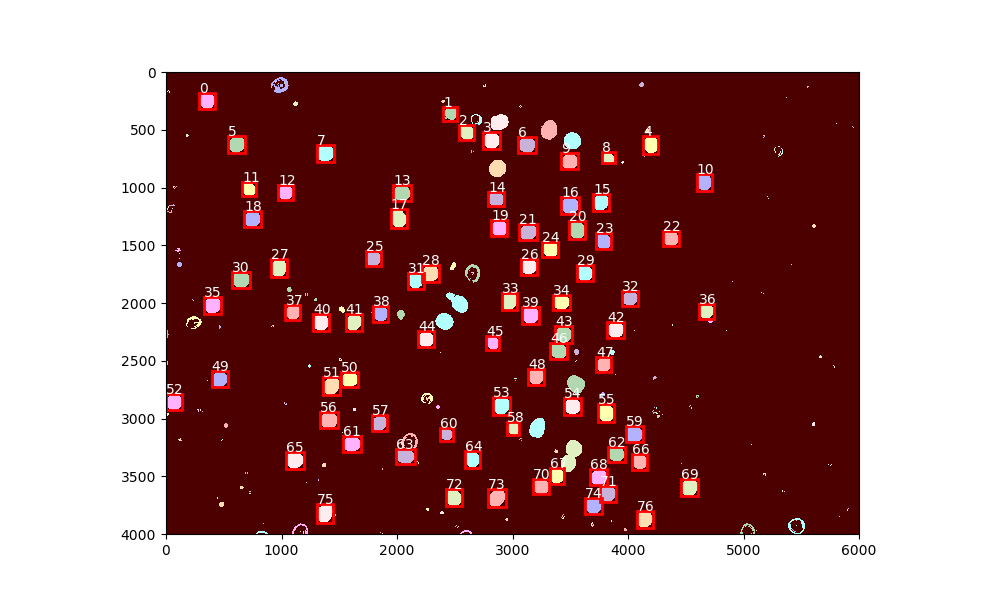
#> input picture images/DSC_0102.png, 1000 x 600 px, given in place of DSC_0102.jpg, which was not available
$ python test.py
#> lines starting #> are read from the running program, lines starting #| are printed output that depends on the picture; pictures that were not available may be replaced by others from this repository, and a replacement may not be noted
# test.py
# Arnav Ghosh
# 1st June 2017

import numpy
from PIL import Image
from matplotlib import pylab
from skimage.exposure import histogram
from skimage.transform import hough_circle, hough_circle_peaks
from skimage.draw import circle_perimeter
from skimage.filters.thresholding import threshold_otsu, threshold_isodata, threshold_li
from scipy.ndimage import filters

im = Image.open("N_sperm/DSC_0102.jpg").convert('L')
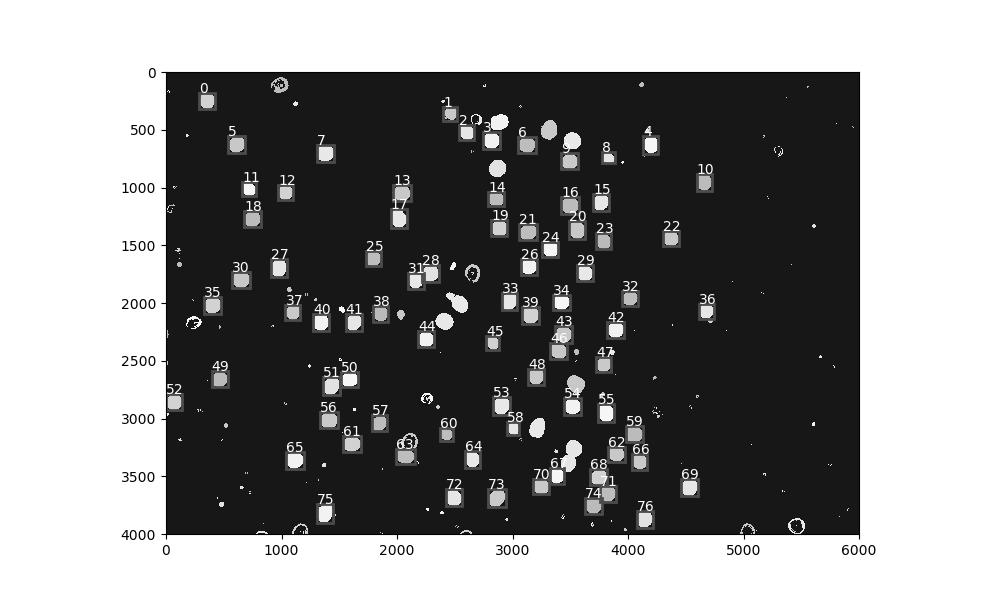
#> im: PIL image 1000x600 L; min 0, max 255, mean 137.8
im = numpy.array(im)

#remove noise
imGaus3 = filters.gaussian_filter(im, 3)
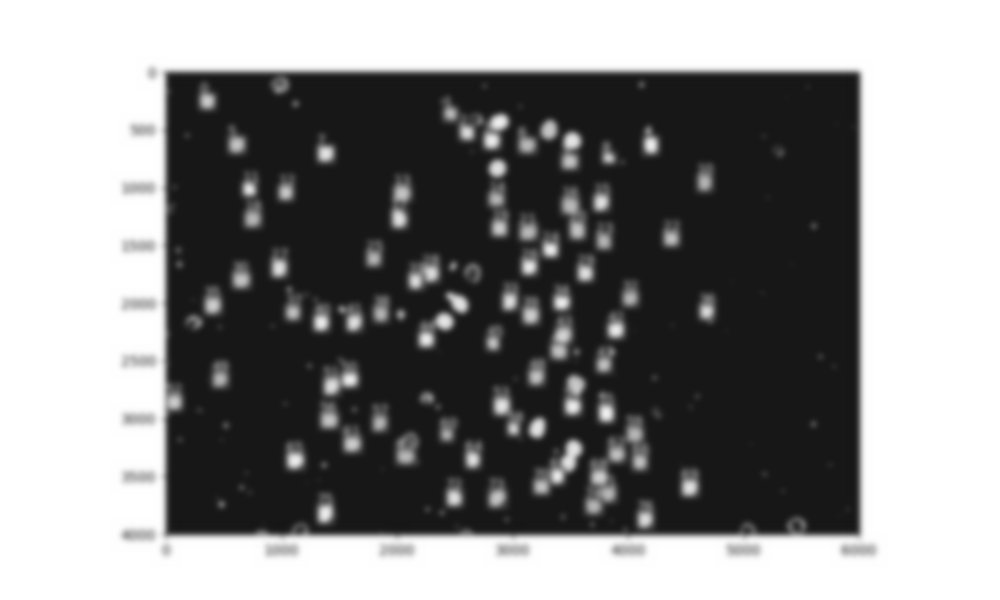
#> imGaus3: shape (600, 1000); min 21, max 255, mean 137.6

#edge detection
imx = numpy.zeros(im.shape)
filters.sobel(imGaus3,1,imx)
imy = numpy.zeros(im.shape)
filters.sobel(imGaus3,0,imy)
edgeDetected = numpy.sqrt(imx**2+imy**2)

#thresholding
binaryImage = 1.0 * (edgeDetected > threshold_isodata(edgeDetected))
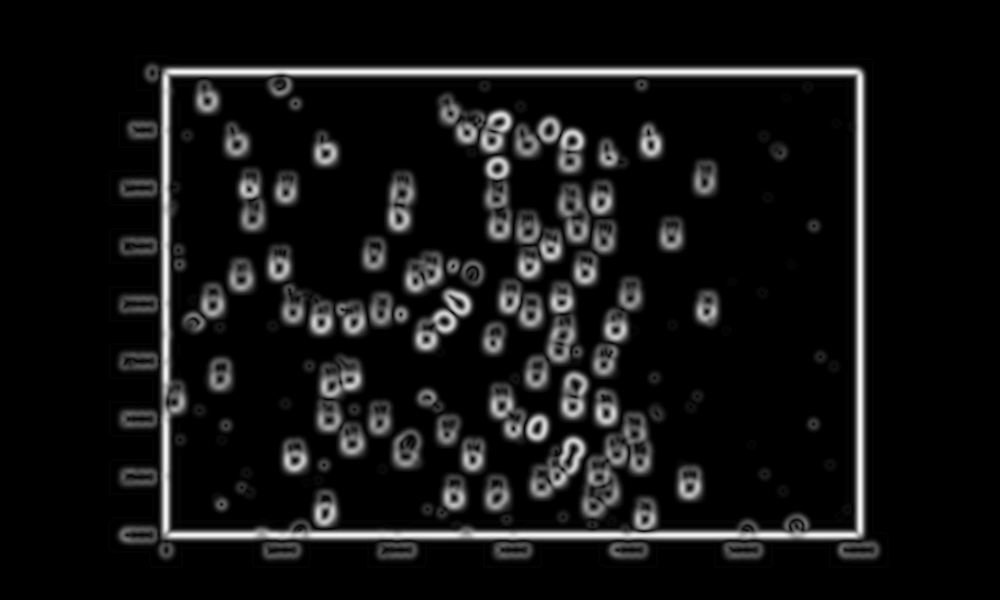
#> edgeDetected: shape (600, 1000) float64; min 0, max 244, mean 19.7

# Detect two radii
hough_radii = numpy.arange(80, 150)
#> (the run stopped early here; a loop or call above may not have finished)

$ run again, with images/DSC_0213.png copied over images/DSC_0102.png
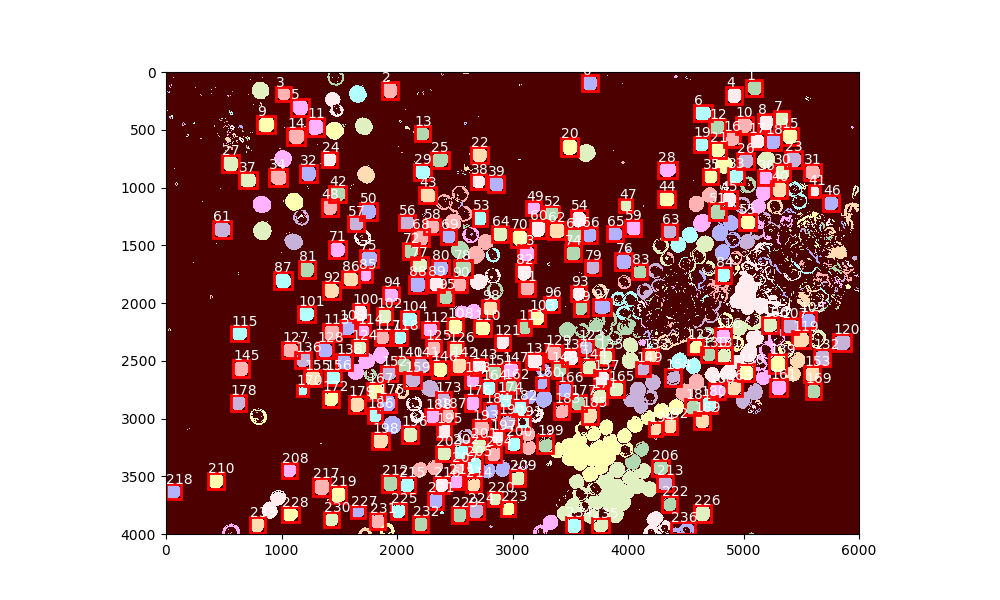
#> input picture images/DSC_0213.png, 1000 x 600 px, given in place of DSC_0102.jpg, which was not available
#> `imGaus3 = filters.gaussian_filter(im, 3)`:
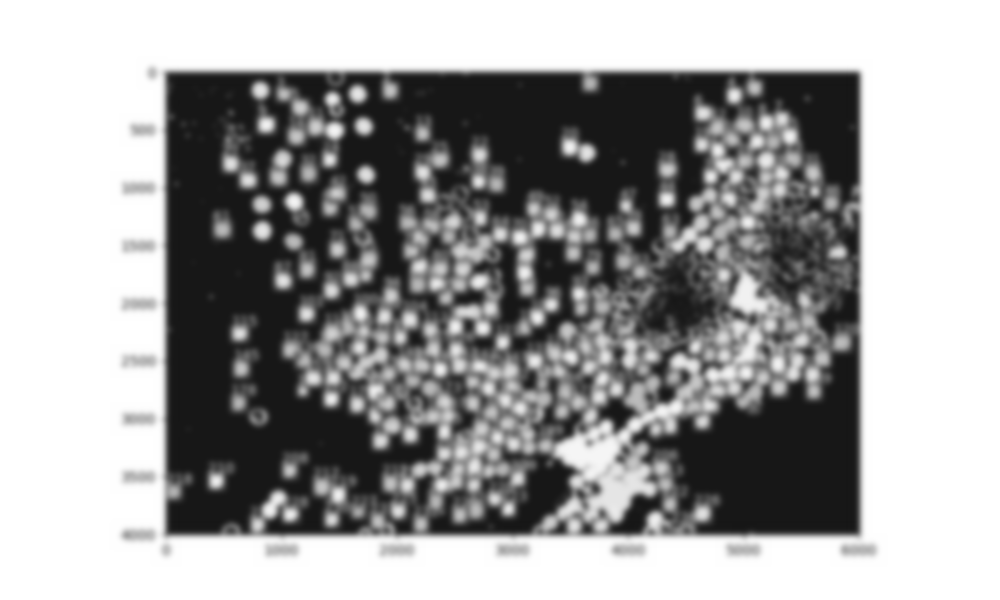
#> imGaus3: shape (600, 1000); min 21, max 255, mean 159.7
#> `binaryImage = 1.0 * (edgeDetected > threshold_isodata(edgeDetected))`:
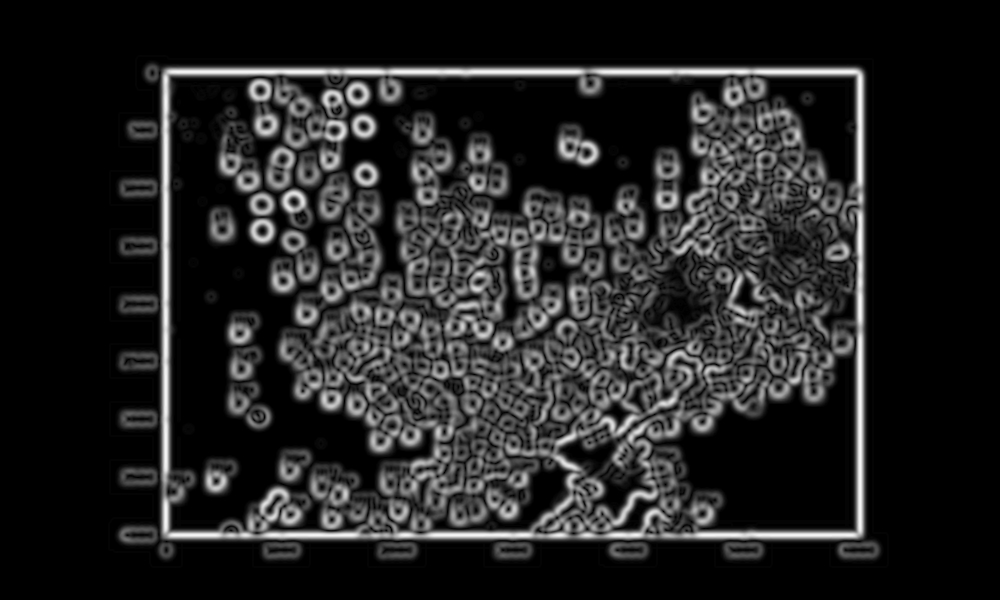
#> edgeDetected: shape (600, 1000) float64; min 0, max 244, mean 35.3

$ run again, with images/DSC_0464.png copied over images/DSC_0102.png
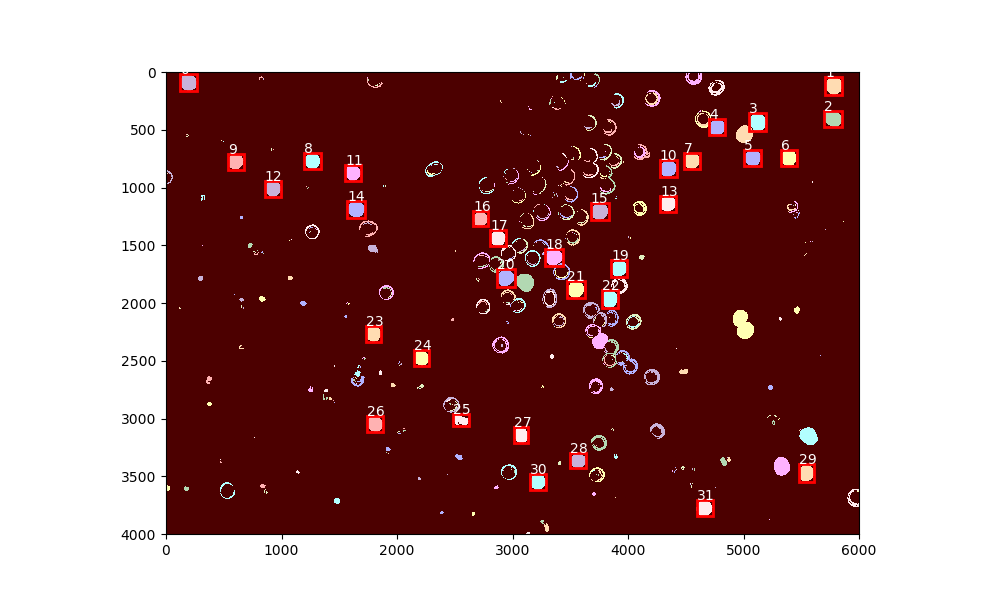
#> input picture images/DSC_0464.png, 1000 x 600 px, given in place of DSC_0102.jpg, which was not available
#> `imGaus3 = filters.gaussian_filter(im, 3)`:
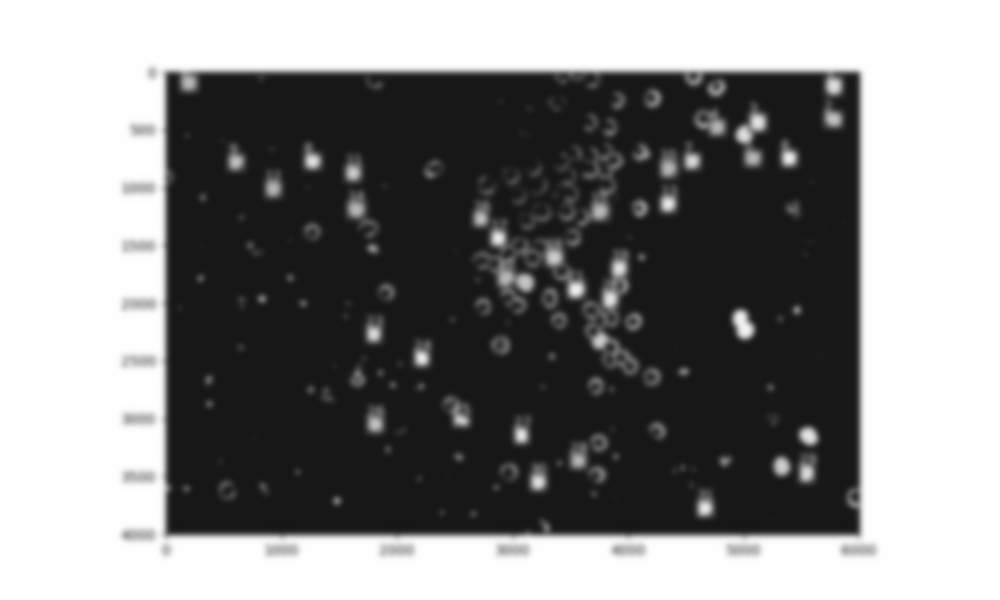
#> imGaus3: shape (600, 1000); min 21, max 255, mean 134.8
#> `binaryImage = 1.0 * (edgeDetected > threshold_isodata(edgeDetected))`:
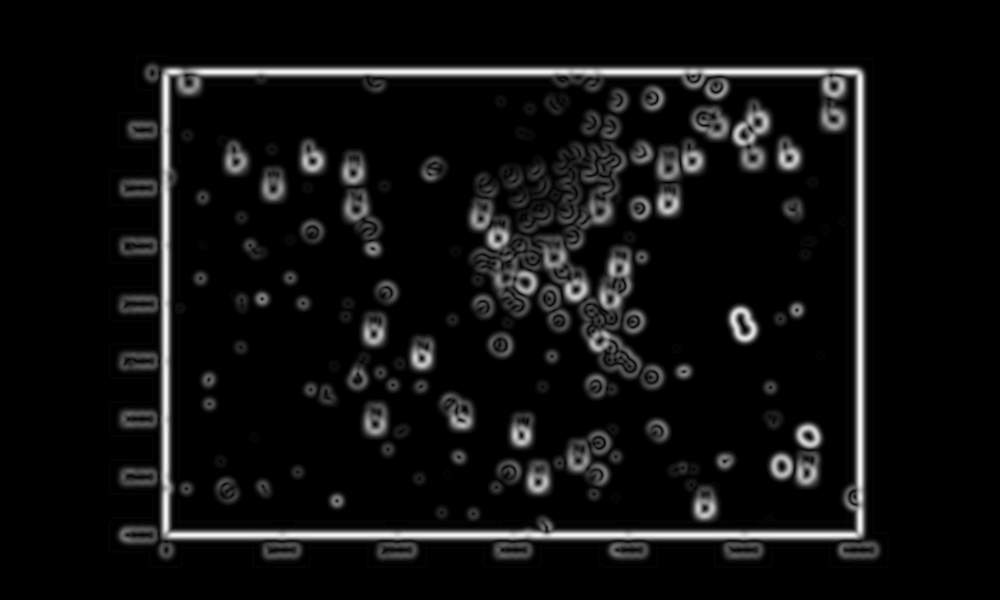
#> edgeDetected: shape (600, 1000) float64; min 0, max 244, mean 16.2

$ run again, with images/actual_cell.png copied over images/DSC_0102.png
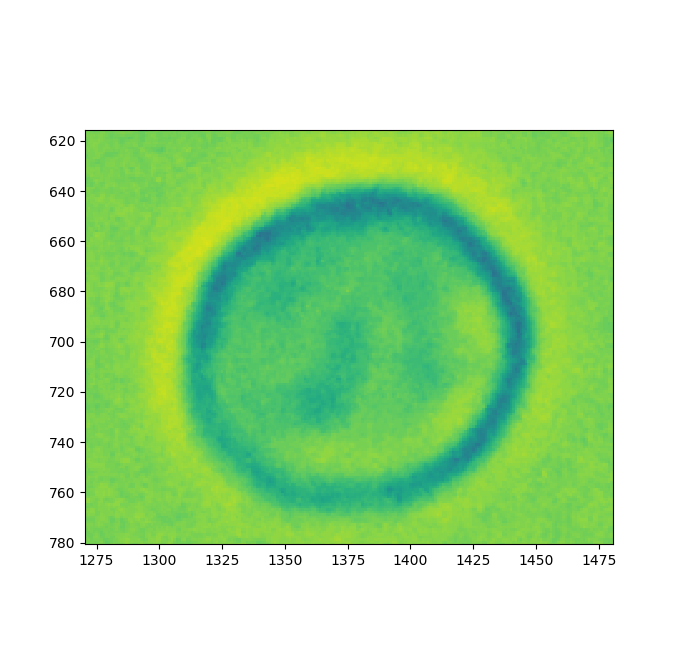
#> input picture images/actual_cell.png, 681 x 668 px, given in place of DSC_0102.jpg, which was not available
#> `imGaus3 = filters.gaussian_filter(im, 3)`:
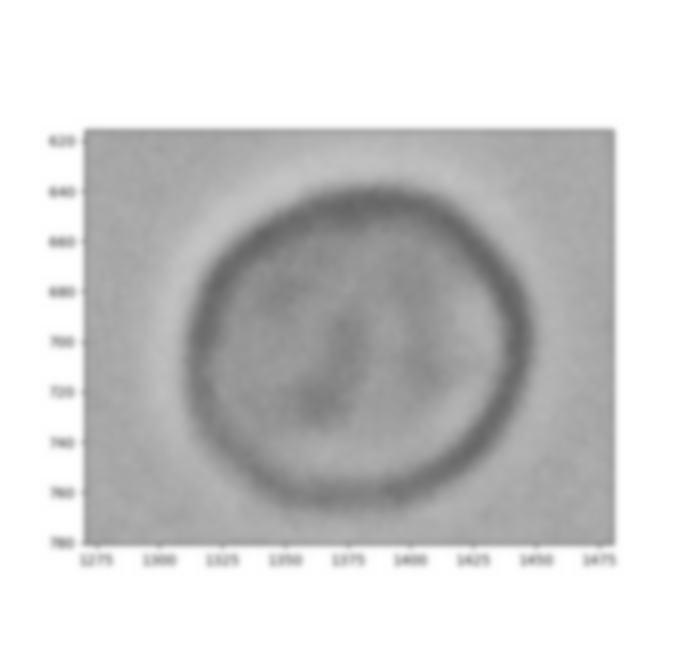
#> imGaus3: shape (668, 681); min 100, max 255, mean 207.1
#> `binaryImage = 1.0 * (edgeDetected > threshold_isodata(edgeDetected))`:
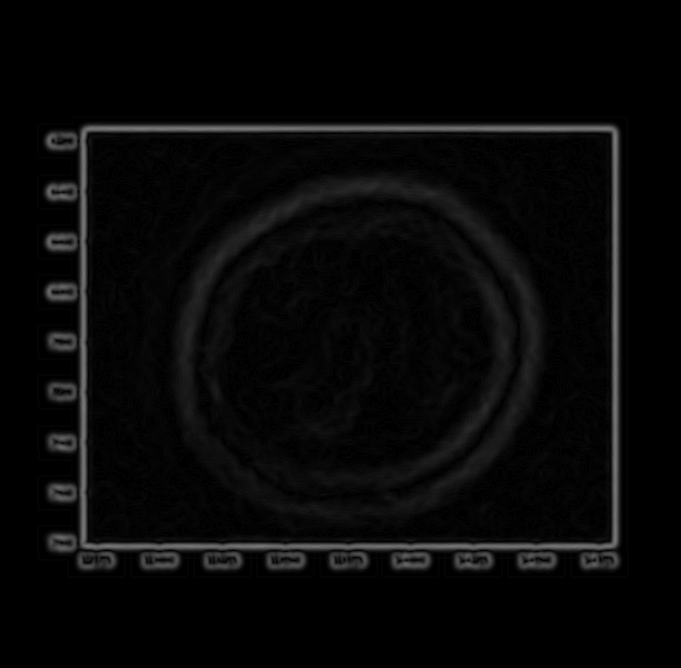
#> edgeDetected: shape (668, 681) float64; min 0, max 120, mean 7.9
